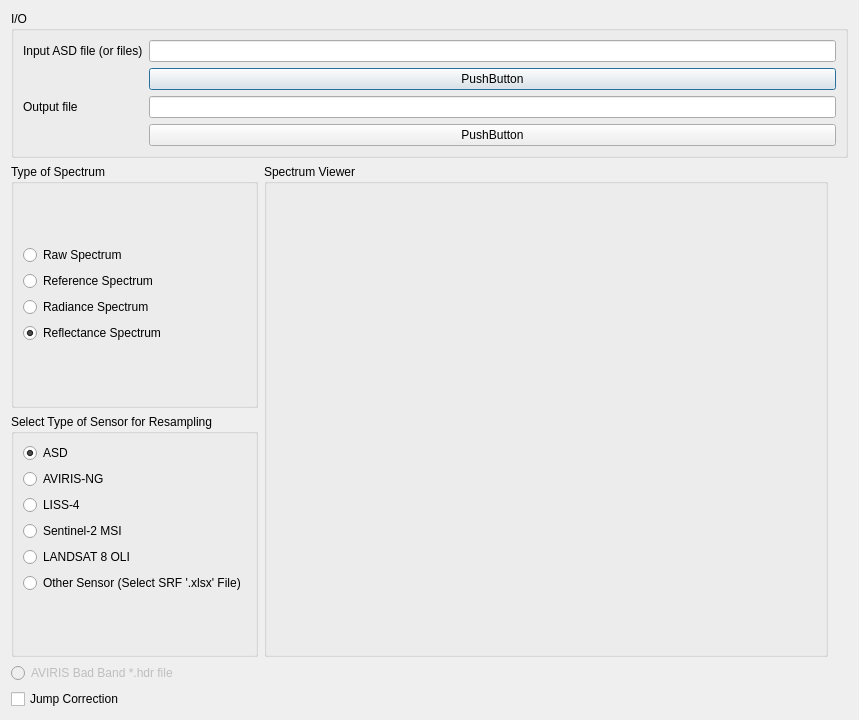
<?xml version="1.0" encoding="UTF-8"?>
<ui version="4.0">
 <class>HxToolsDialog</class>
 <widget class="QDialog" name="HxToolsDialog">
  <property name="geometry">
   <rect>
    <x>0</x>
    <y>0</y>
    <width>859</width>
    <height>720</height>
   </rect>
  </property>
  <property name="sizePolicy">
   <sizepolicy hsizetype="Preferred" vsizetype="Fixed">
    <horstretch>0</horstretch>
    <verstretch>0</verstretch>
   </sizepolicy>
  </property>
  <property name="minimumSize">
   <size>
    <width>0</width>
    <height>91</height>
   </size>
  </property>
  <property name="windowTitle">
   <string>ASD Utility</string>
  </property>
  <layout class="QGridLayout" name="gridLayout_3">
   <item row="0" column="0">
    <widget class="QGroupBox" name="groupBox_2">
     <property name="title">
      <string>I/O</string>
     </property>
     <layout class="QVBoxLayout" name="verticalLayout_7">
      <item>
       <layout class="QGridLayout" name="gridLayout_2">
        <item row="2" column="1">
         <widget class="QLineEdit" name="lineEdit_2"/>
        </item>
        <item row="0" column="1">
         <widget class="QLineEdit" name="lineEdit">
          <property name="dragEnabled">
           <bool>false</bool>
          </property>
         </widget>
        </item>
        <item row="2" column="0">
         <widget class="QLabel" name="label_3">
          <property name="text">
           <string>Output file</string>
          </property>
         </widget>
        </item>
        <item row="0" column="0">
         <widget class="QLabel" name="label">
          <property name="text">
           <string>Input ASD file (or files)</string>
          </property>
          <property name="buddy">
           <cstring>insrfSelector</cstring>
          </property>
         </widget>
        </item>
        <item row="1" column="1">
         <widget class="QPushButton" name="pushButton">
          <property name="text">
           <string>PushButton</string>
          </property>
         </widget>
        </item>
        <item row="3" column="1">
         <widget class="QPushButton" name="pushButton_2">
          <property name="text">
           <string>PushButton</string>
          </property>
         </widget>
        </item>
       </layout>
      </item>
     </layout>
    </widget>
   </item>
   <item row="1" column="0">
    <layout class="QHBoxLayout" name="horizontalLayout_3">
     <item>
      <layout class="QHBoxLayout" name="horizontalLayout">
       <item>
        <layout class="QVBoxLayout" name="verticalLayout_4">
         <item>
          <widget class="QGroupBox" name="groupBox_3">
           <property name="title">
            <string>Type of Spectrum</string>
           </property>
           <layout class="QGridLayout" name="gridLayout">
            <item row="0" column="0">
             <layout class="QVBoxLayout" name="verticalLayout">
              <item>
               <widget class="QRadioButton" name="RAW">
                <property name="text">
                 <string>Raw Spectrum</string>
                </property>
                <attribute name="buttonGroup">
                 <string notr="true">buttonGroup_2</string>
                </attribute>
               </widget>
              </item>
              <item>
               <widget class="QRadioButton" name="REF">
                <property name="text">
                 <string>Reference Spectrum</string>
                </property>
                <attribute name="buttonGroup">
                 <string notr="true">buttonGroup_2</string>
                </attribute>
               </widget>
              </item>
              <item>
               <widget class="QRadioButton" name="RAD">
                <property name="text">
                 <string>Radiance Spectrum</string>
                </property>
                <attribute name="buttonGroup">
                 <string notr="true">buttonGroup_2</string>
                </attribute>
               </widget>
              </item>
              <item>
               <widget class="QRadioButton" name="REFL">
                <property name="text">
                 <string>Reflectance Spectrum</string>
                </property>
                <property name="checked">
                 <bool>true</bool>
                </property>
                <attribute name="buttonGroup">
                 <string notr="true">buttonGroup_2</string>
                </attribute>
               </widget>
              </item>
             </layout>
            </item>
           </layout>
          </widget>
         </item>
         <item>
          <widget class="QGroupBox" name="groupBox_4">
           <property name="title">
            <string>Select Type of Sensor for Resampling</string>
           </property>
           <layout class="QVBoxLayout" name="verticalLayout_3">
            <item>
             <layout class="QVBoxLayout" name="verticalLayout_2">
              <item>
               <widget class="QRadioButton" name="ASD">
                <property name="text">
                 <string>ASD</string>
                </property>
                <property name="checked">
                 <bool>true</bool>
                </property>
                <attribute name="buttonGroup">
                 <string notr="true">buttonGroup</string>
                </attribute>
               </widget>
              </item>
              <item>
               <widget class="QRadioButton" name="AVIRISNG">
                <property name="text">
                 <string>AVIRIS-NG </string>
                </property>
                <property name="checked">
                 <bool>false</bool>
                </property>
                <attribute name="buttonGroup">
                 <string notr="true">buttonGroup</string>
                </attribute>
               </widget>
              </item>
              <item>
               <widget class="QRadioButton" name="LISS4">
                <property name="text">
                 <string>LISS-4</string>
                </property>
                <attribute name="buttonGroup">
                 <string notr="true">buttonGroup</string>
                </attribute>
               </widget>
              </item>
              <item>
               <widget class="QRadioButton" name="SENTINEL">
                <property name="text">
                 <string>Sentinel-2 MSI</string>
                </property>
                <attribute name="buttonGroup">
                 <string notr="true">buttonGroup</string>
                </attribute>
               </widget>
              </item>
              <item>
               <widget class="QRadioButton" name="LANDSAT">
                <property name="text">
                 <string>LANDSAT 8 OLI</string>
                </property>
                <attribute name="buttonGroup">
                 <string notr="true">buttonGroup</string>
                </attribute>
               </widget>
              </item>
              <item>
               <widget class="QRadioButton" name="OTHER">
                <property name="text">
                 <string>Other Sensor (Select SRF '.xlsx' File)</string>
                </property>
                <attribute name="buttonGroup">
                 <string notr="true">buttonGroup</string>
                </attribute>
               </widget>
              </item>
              <item>
               <widget class="GdalToolsInOutSelector" name="insrfSelector" native="true">
                <property name="enabled">
                 <bool>false</bool>
                </property>
               </widget>
              </item>
             </layout>
            </item>
           </layout>
          </widget>
         </item>
        </layout>
       </item>
       <item>
        <widget class="QGroupBox" name="groupBox">
         <property name="title">
          <string>Spectrum Viewer</string>
         </property>
         <layout class="QGridLayout" name="gridLayout_5">
          <item row="0" column="0">
           <widget class="QMatplotlibWidget" name="mplWidget" native="true">
            <property name="sizePolicy">
             <sizepolicy hsizetype="Expanding" vsizetype="Expanding">
              <horstretch>0</horstretch>
              <verstretch>0</verstretch>
             </sizepolicy>
            </property>
           </widget>
          </item>
         </layout>
        </widget>
       </item>
      </layout>
     </item>
     <item>
      <spacer name="verticalSpacer">
       <property name="orientation">
        <enum>Qt::Vertical</enum>
       </property>
       <property name="sizeType">
        <enum>QSizePolicy::Preferred</enum>
       </property>
       <property name="sizeHint" stdset="0">
        <size>
         <width>20</width>
         <height>318</height>
        </size>
       </property>
      </spacer>
     </item>
    </layout>
   </item>
   <item row="2" column="0">
    <layout class="QVBoxLayout" name="verticalLayout_5">
     <item>
      <layout class="QHBoxLayout" name="horizontalLayout_2">
       <item>
        <widget class="QRadioButton" name="radioButton_bbl">
         <property name="enabled">
          <bool>false</bool>
         </property>
         <property name="text">
          <string>AVIRIS Bad Band *.hdr file</string>
         </property>
        </widget>
       </item>
       <item>
        <widget class="GdalToolsInOutSelector" name="inbblSelector" native="true">
         <property name="enabled">
          <bool>false</bool>
         </property>
         <property name="mouseTracking">
          <bool>false</bool>
         </property>
         <property name="toolTip">
          <string>Enter the HDR file with badband header</string>
         </property>
         <property name="whatsThis">
          <string>Enter the HDR file with badband header</string>
         </property>
        </widget>
       </item>
      </layout>
     </item>
     <item>
      <widget class="QCheckBox" name="checkBox">
       <property name="enabled">
        <bool>true</bool>
       </property>
       <property name="text">
        <string>Jump Correction</string>
       </property>
      </widget>
     </item>
    </layout>
   </item>
  </layout>
 </widget>
 <customwidgets>
  <customwidget>
   <class>GdalToolsInOutSelector</class>
   <extends>QWidget</extends>
   <header>HxTools.ui.inOutSelector</header>
   <container>1</container>
  </customwidget>
  <customwidget>
   <class>QMatplotlibWidget</class>
   <extends>QWidget</extends>
   <header>HxTools.ui.qmatplotlibwidget</header>
   <container>1</container>
  </customwidget>
 </customwidgets>
 <resources/>
 <connections/>
 <buttongroups>
  <buttongroup name="buttonGroup_2"/>
  <buttongroup name="buttonGroup"/>
 </buttongroups>
</ui>
